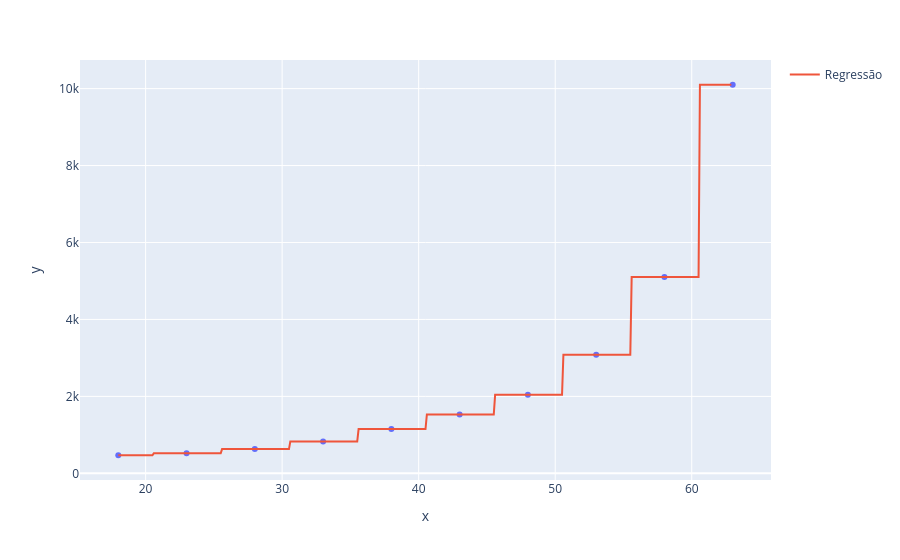

Notebook code for this chart:
### Code cell
grafico = px.scatter(x=X_planos_saude2.ravel(), y=y_planos_saude2)
grafico.add_scatter(
    x=X_teste_arvore.ravel(),
    y=regressor_arvore_saude.predict(X_teste_arvore),
    name='Regressão')
grafico.show()

### Figure 1 — Plotly figure (JSON) as saved in the notebook; plotly's stock layout.template omitted (floating-point values rounded to 4 significant figures; data arrays with more than 128 entries replaced by an {"elided": "..."} marker saying what was removed)
{"data": [{"hovertemplate": "x=%{x}<br>y=%{y}<extra></extra>", "legendgroup": "", "marker": {"color": "#636efa", "symbol": "circle"}, "mode": "markers", "name": "", "orientation": "v", "showlegend": false, "type": "scatter", "x": [18, 23, 28, 33, 38, 43, 48, 53, 58, 63], "xaxis": "x", "y": [470, 520, 630, 830, 1150, 1530, 2040, 3080, 5100, 10100], "yaxis": "y"}, {"name": "Regressão", "type": "scatter", "x": {"elided": "450 float values"}, "y": {"elided": "450 float values"}}], "layout": {"legend": {"tracegroupgap": 0}, "margin": {"t": 60}, "xaxis": {"anchor": "y", "domain": [0, 1], "title": {"text": "x"}}, "yaxis": {"anchor": "x", "domain": [0, 1], "title": {"text": "y"}}}}
